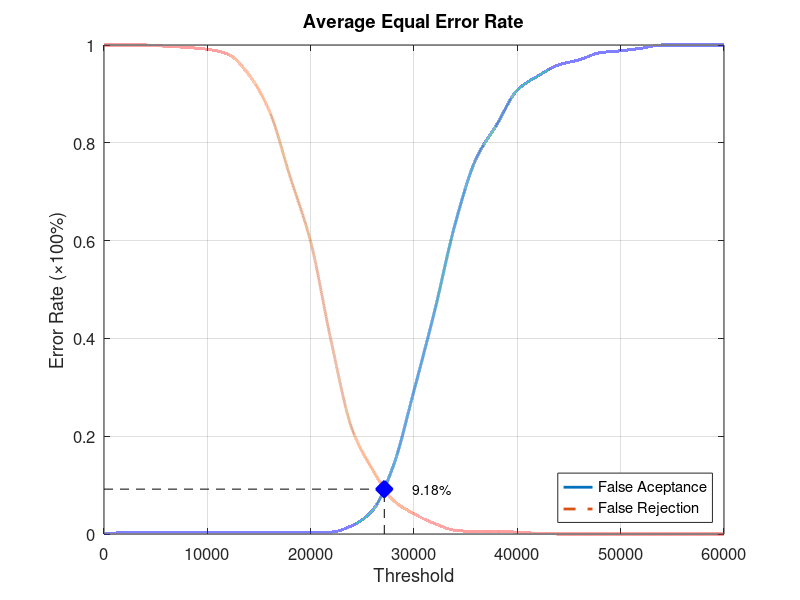
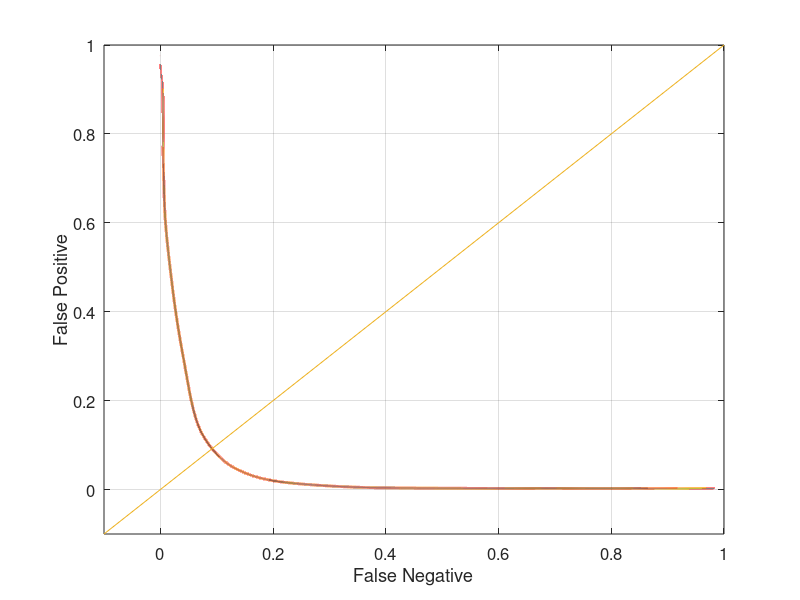

Write MATLAB code to recreate these figures, in order.
function yEER = Experiment3Average
close all;
clear;
clc;
x = 0:2000:60000;
xq = 0:0.5:60000;

y0 = [0 0.00263158 0.00263158 0.00263158 0.00263158 0.00263158 0.00263158 0.00263158 0.00263158 0.00263158 0.00263158 0.00394737 0.0171053 0.0486842 0.139474 0.293421 0.456579 0.635526 0.767105 0.836842 0.907895 0.936842 0.959211 0.969737 0.984211 0.988158 0.993421 1 1 1 1];
yy0 = interp1(x, y0, xq, 'pchip');
y1 = [1 1 1 0.9975 0.995 0.99125 0.98125 0.94 0.865 0.73125 0.5975 0.3925 0.215 0.13125 0.06875 0.04125 0.02125 0.0075 0.005 0.005 0.00375 0.00125 0 0 0 0 0 0 0 0 0];
yy1 = interp1(x, y1, xq, 'pchip');

% Calculating EER: 
y2 = abs(y0 - y1);
find(y2 == min(y2))
yy2 = abs(yy0 - yy1);
xEER = find(yy2 == min(yy2));
xEERIndex = xq(xEER) % X-axis EER
yEER = yy0(xEER) % Y-axis EER

main = figure
plot(xq, yy0,'-','LineWidth', 2);	hold on
plot(xq, yy1,'--','LineWidth', 2);	hold on
plot([xEERIndex xEERIndex], [0 yEER], 'k--');	hold on
plot([0 xEERIndex], [yEER yEER], 'k--');	hold on
plot(xEERIndex, yEER, 'bx', 'LineWidth', 10);	hold on
text(xEERIndex + 10 * xEERIndex / 100, yEER, [num2str(round((10000 * yEER)) / 100) '%'])
legend('False Aceptance', 'False Rejection', 'Location', 'SouthEast')
xlabel('Threshold')
ylabel('Error Rate (\times100%)')
title('Average Equal Error Rate')
set(gca, 'FontSize', 12)
axis([0 60000 0 1])
grid on

print(main, 'Experiment3AverageMain', '-dpng');
FNRxFPR = figure('Color', [1 1 1]);
plot(yy1, yy0, '-', yy1, yy0, 'LineWidth', 2);
hold on
y = -0.1:0.1:1
plot(y, y); 
set(gca, 'FontSize', 12)
xlabel('False Negative')
ylabel('False Positive')
axis([-0.1 1 -0.1 1])
set(gca, 'FontSize', 12)
grid on

print(FNRxFPR, 'Experiment3AverageFNRxFPR','-dpng');
end
